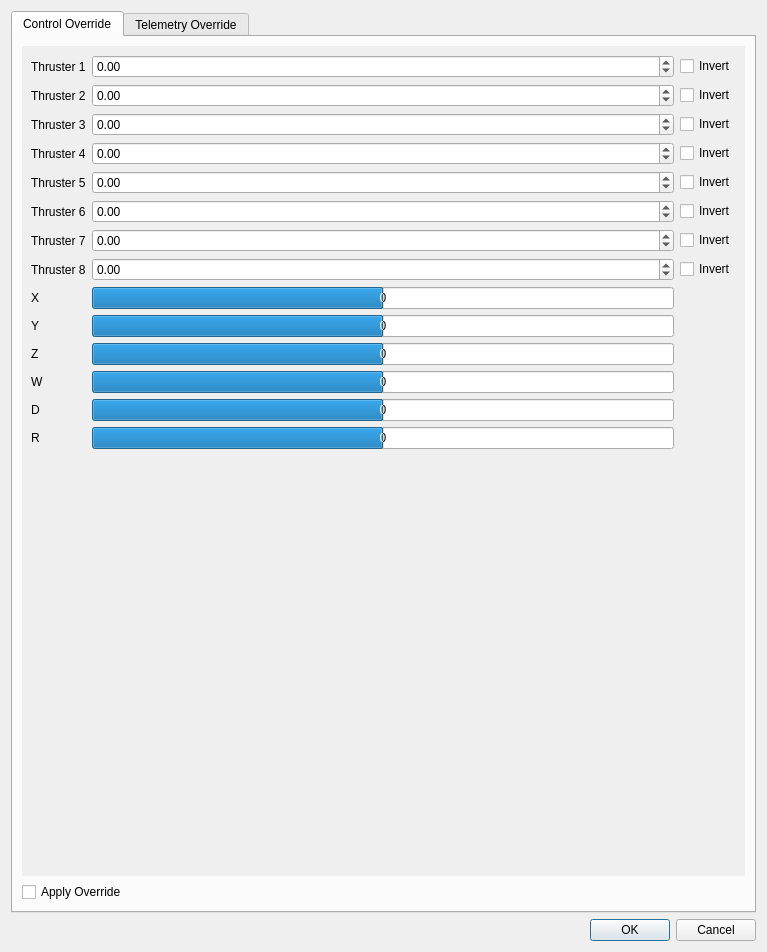
<?xml version="1.0" encoding="UTF-8"?>
<ui version="4.0">
 <class>DataParser</class>
 <widget class="QDialog" name="DataParser">
  <property name="geometry">
   <rect>
    <x>0</x>
    <y>0</y>
    <width>767</width>
    <height>952</height>
   </rect>
  </property>
  <property name="windowTitle">
   <string>Dialog</string>
  </property>
  <layout class="QGridLayout" name="gridLayout">
   <item row="2" column="0">
    <widget class="QDialogButtonBox" name="buttonBox">
     <property name="orientation">
      <enum>Qt::Horizontal</enum>
     </property>
     <property name="standardButtons">
      <set>QDialogButtonBox::Cancel|QDialogButtonBox::Ok</set>
     </property>
    </widget>
   </item>
   <item row="0" column="0">
    <widget class="QTabWidget" name="tabWidget">
     <property name="currentIndex">
      <number>0</number>
     </property>
     <widget class="QWidget" name="tab">
      <attribute name="title">
       <string>Control Override</string>
      </attribute>
      <layout class="QGridLayout" name="gridLayout_3">
       <item row="13" column="0">
        <widget class="QScrollArea" name="scrollArea">
         <property name="frameShape">
          <enum>QFrame::NoFrame</enum>
         </property>
         <property name="frameShadow">
          <enum>QFrame::Plain</enum>
         </property>
         <property name="widgetResizable">
          <bool>true</bool>
         </property>
         <widget class="QWidget" name="scrollAreaWidgetContents">
          <property name="geometry">
           <rect>
            <x>0</x>
            <y>0</y>
            <width>735</width>
            <height>823</height>
           </rect>
          </property>
          <layout class="QGridLayout" name="gridLayout_4">
           <item row="12" column="0">
            <widget class="QLabel" name="labelD">
             <property name="text">
              <string>D</string>
             </property>
            </widget>
           </item>
           <item row="9" column="0">
            <widget class="QLabel" name="labelY">
             <property name="text">
              <string>Y</string>
             </property>
            </widget>
           </item>
           <item row="9" column="1">
            <widget class="QProgressBar" name="progressBarY">
             <property name="minimum">
              <number>-100</number>
             </property>
             <property name="value">
              <number>0</number>
             </property>
             <property name="format">
              <string>%v</string>
             </property>
            </widget>
           </item>
           <item row="7" column="0">
            <widget class="QLabel" name="thrusterLabel8">
             <property name="text">
              <string>Thruster 8</string>
             </property>
            </widget>
           </item>
           <item row="4" column="2">
            <widget class="QCheckBox" name="thrusterInvert5">
             <property name="text">
              <string>Invert</string>
             </property>
            </widget>
           </item>
           <item row="1" column="0">
            <widget class="QLabel" name="thrusterLabel2">
             <property name="text">
              <string>Thruster 2</string>
             </property>
            </widget>
           </item>
           <item row="3" column="1">
            <widget class="QDoubleSpinBox" name="thrusterSpinbox4">
             <property name="correctionMode">
              <enum>QAbstractSpinBox::CorrectToNearestValue</enum>
             </property>
             <property name="minimum">
              <double>-100.000000000000000</double>
             </property>
             <property name="maximum">
              <double>100.000000000000000</double>
             </property>
            </widget>
           </item>
           <item row="2" column="2">
            <widget class="QCheckBox" name="thrusterInvert3">
             <property name="text">
              <string>Invert</string>
             </property>
            </widget>
           </item>
           <item row="13" column="1">
            <widget class="QProgressBar" name="progressBarR">
             <property name="minimum">
              <number>-100</number>
             </property>
             <property name="value">
              <number>0</number>
             </property>
             <property name="format">
              <string>%v</string>
             </property>
            </widget>
           </item>
           <item row="5" column="2">
            <widget class="QCheckBox" name="thrusterInvert6">
             <property name="text">
              <string>Invert</string>
             </property>
            </widget>
           </item>
           <item row="6" column="2">
            <widget class="QCheckBox" name="thrusterInvert7">
             <property name="text">
              <string>Invert</string>
             </property>
            </widget>
           </item>
           <item row="3" column="0">
            <widget class="QLabel" name="thrusterLabel4">
             <property name="text">
              <string>Thruster 4</string>
             </property>
            </widget>
           </item>
           <item row="2" column="0">
            <widget class="QLabel" name="thrusterLabel3">
             <property name="text">
              <string>Thruster 3</string>
             </property>
            </widget>
           </item>
           <item row="4" column="0">
            <widget class="QLabel" name="thrusterLabel5">
             <property name="text">
              <string>Thruster 5</string>
             </property>
            </widget>
           </item>
           <item row="4" column="1">
            <widget class="QDoubleSpinBox" name="thrusterSpinbox5">
             <property name="correctionMode">
              <enum>QAbstractSpinBox::CorrectToNearestValue</enum>
             </property>
             <property name="minimum">
              <double>-100.000000000000000</double>
             </property>
             <property name="maximum">
              <double>100.000000000000000</double>
             </property>
            </widget>
           </item>
           <item row="11" column="0">
            <widget class="QLabel" name="labelW">
             <property name="text">
              <string>W</string>
             </property>
            </widget>
           </item>
           <item row="7" column="2">
            <widget class="QCheckBox" name="thrusterInvert8">
             <property name="text">
              <string>Invert</string>
             </property>
            </widget>
           </item>
           <item row="14" column="0">
            <spacer name="verticalSpacer">
             <property name="orientation">
              <enum>Qt::Vertical</enum>
             </property>
             <property name="sizeHint" stdset="0">
              <size>
               <width>20</width>
               <height>40</height>
              </size>
             </property>
            </spacer>
           </item>
           <item row="1" column="2">
            <widget class="QCheckBox" name="thrusterInvert2">
             <property name="text">
              <string>Invert</string>
             </property>
            </widget>
           </item>
           <item row="0" column="0">
            <widget class="QLabel" name="thrusterLabel1">
             <property name="text">
              <string>Thruster 1</string>
             </property>
            </widget>
           </item>
           <item row="7" column="1">
            <widget class="QDoubleSpinBox" name="thrusterSpinbox8">
             <property name="correctionMode">
              <enum>QAbstractSpinBox::CorrectToNearestValue</enum>
             </property>
             <property name="minimum">
              <double>-100.000000000000000</double>
             </property>
             <property name="maximum">
              <double>100.000000000000000</double>
             </property>
            </widget>
           </item>
           <item row="8" column="0">
            <widget class="QLabel" name="labelX">
             <property name="text">
              <string>X</string>
             </property>
            </widget>
           </item>
           <item row="5" column="0">
            <widget class="QLabel" name="thrusterLabel6">
             <property name="text">
              <string>Thruster 6</string>
             </property>
            </widget>
           </item>
           <item row="6" column="1">
            <widget class="QDoubleSpinBox" name="thrusterSpinbox7">
             <property name="correctionMode">
              <enum>QAbstractSpinBox::CorrectToNearestValue</enum>
             </property>
             <property name="minimum">
              <double>-100.000000000000000</double>
             </property>
             <property name="maximum">
              <double>100.000000000000000</double>
             </property>
            </widget>
           </item>
           <item row="8" column="1">
            <widget class="QProgressBar" name="progressBarX">
             <property name="minimum">
              <number>-100</number>
             </property>
             <property name="value">
              <number>0</number>
             </property>
             <property name="format">
              <string>%v</string>
             </property>
            </widget>
           </item>
           <item row="3" column="2">
            <widget class="QCheckBox" name="thrusterInvert4">
             <property name="text">
              <string>Invert</string>
             </property>
            </widget>
           </item>
           <item row="0" column="1">
            <widget class="QDoubleSpinBox" name="thrusterSpinbox1">
             <property name="correctionMode">
              <enum>QAbstractSpinBox::CorrectToNearestValue</enum>
             </property>
             <property name="minimum">
              <double>-100.000000000000000</double>
             </property>
             <property name="maximum">
              <double>100.000000000000000</double>
             </property>
            </widget>
           </item>
           <item row="13" column="0">
            <widget class="QLabel" name="labelR">
             <property name="text">
              <string>R</string>
             </property>
            </widget>
           </item>
           <item row="5" column="1">
            <widget class="QDoubleSpinBox" name="thrusterSpinbox6">
             <property name="correctionMode">
              <enum>QAbstractSpinBox::CorrectToNearestValue</enum>
             </property>
             <property name="minimum">
              <double>-100.000000000000000</double>
             </property>
             <property name="maximum">
              <double>100.000000000000000</double>
             </property>
            </widget>
           </item>
           <item row="10" column="1">
            <widget class="QProgressBar" name="progressBarZ">
             <property name="minimum">
              <number>-100</number>
             </property>
             <property name="value">
              <number>0</number>
             </property>
             <property name="format">
              <string>%v</string>
             </property>
            </widget>
           </item>
           <item row="10" column="0">
            <widget class="QLabel" name="labelZ">
             <property name="text">
              <string>Z</string>
             </property>
            </widget>
           </item>
           <item row="0" column="2">
            <widget class="QCheckBox" name="thrusterInvert1">
             <property name="text">
              <string>Invert</string>
             </property>
            </widget>
           </item>
           <item row="2" column="1">
            <widget class="QDoubleSpinBox" name="thrusterSpinbox3">
             <property name="correctionMode">
              <enum>QAbstractSpinBox::CorrectToNearestValue</enum>
             </property>
             <property name="minimum">
              <double>-100.000000000000000</double>
             </property>
             <property name="maximum">
              <double>100.000000000000000</double>
             </property>
            </widget>
           </item>
           <item row="11" column="1">
            <widget class="QProgressBar" name="progressBarW">
             <property name="minimum">
              <number>-100</number>
             </property>
             <property name="value">
              <number>0</number>
             </property>
             <property name="format">
              <string>%v</string>
             </property>
            </widget>
           </item>
           <item row="6" column="0">
            <widget class="QLabel" name="thrusterLabel7">
             <property name="text">
              <string>Thruster 7</string>
             </property>
            </widget>
           </item>
           <item row="1" column="1">
            <widget class="QDoubleSpinBox" name="thrusterSpinbox2">
             <property name="correctionMode">
              <enum>QAbstractSpinBox::CorrectToNearestValue</enum>
             </property>
             <property name="minimum">
              <double>-100.000000000000000</double>
             </property>
             <property name="maximum">
              <double>100.000000000000000</double>
             </property>
            </widget>
           </item>
           <item row="12" column="1">
            <widget class="QProgressBar" name="progressBarD">
             <property name="minimum">
              <number>-100</number>
             </property>
             <property name="value">
              <number>0</number>
             </property>
             <property name="format">
              <string>%v</string>
             </property>
            </widget>
           </item>
          </layout>
         </widget>
        </widget>
       </item>
       <item row="14" column="0">
        <widget class="QCheckBox" name="overrideControl">
         <property name="text">
          <string>Apply Override</string>
         </property>
        </widget>
       </item>
      </layout>
     </widget>
     <widget class="QWidget" name="tab_2">
      <attribute name="title">
       <string>Telemetry Override</string>
      </attribute>
      <layout class="QGridLayout" name="gridLayout_2">
       <item row="0" column="0">
        <widget class="QScrollArea" name="scrollArea_2">
         <property name="frameShape">
          <enum>QFrame::NoFrame</enum>
         </property>
         <property name="widgetResizable">
          <bool>true</bool>
         </property>
         <widget class="QWidget" name="scrollAreaWidgetContents_2">
          <property name="geometry">
           <rect>
            <x>0</x>
            <y>0</y>
            <width>735</width>
            <height>823</height>
           </rect>
          </property>
          <layout class="QGridLayout" name="gridLayout_5">
           <item row="1" column="0">
            <widget class="QLabel" name="yaw">
             <property name="text">
              <string>Yaw</string>
             </property>
            </widget>
           </item>
           <item row="0" column="0">
            <widget class="QLabel" name="depth">
             <property name="text">
              <string>Depth</string>
             </property>
            </widget>
           </item>
           <item row="3" column="1">
            <widget class="QDoubleSpinBox" name="pitchSB">
             <property name="minimum">
              <double>-180.000000000000000</double>
             </property>
             <property name="maximum">
              <double>180.000000000000000</double>
             </property>
            </widget>
           </item>
           <item row="2" column="1">
            <widget class="QDoubleSpinBox" name="rollSB">
             <property name="minimum">
              <double>-180.000000000000000</double>
             </property>
             <property name="maximum">
              <double>180.000000000000000</double>
             </property>
            </widget>
           </item>
           <item row="5" column="0">
            <widget class="QLabel" name="volt">
             <property name="text">
              <string>Volt</string>
             </property>
            </widget>
           </item>
           <item row="5" column="1">
            <widget class="QDoubleSpinBox" name="voltSB">
             <property name="maximum">
              <double>25.000000000000000</double>
             </property>
            </widget>
           </item>
           <item row="0" column="1">
            <widget class="QDoubleSpinBox" name="depthSB">
             <property name="correctionMode">
              <enum>QAbstractSpinBox::CorrectToNearestValue</enum>
             </property>
             <property name="maximum">
              <double>4.000000000000000</double>
             </property>
            </widget>
           </item>
           <item row="1" column="1">
            <widget class="QDoubleSpinBox" name="yawSB">
             <property name="minimum">
              <double>-180.000000000000000</double>
             </property>
             <property name="maximum">
              <double>180.000000000000000</double>
             </property>
            </widget>
           </item>
           <item row="3" column="0">
            <widget class="QLabel" name="pitch">
             <property name="text">
              <string>Pitch</string>
             </property>
            </widget>
           </item>
           <item row="4" column="0">
            <widget class="QLabel" name="cur">
             <property name="text">
              <string>Amp</string>
             </property>
            </widget>
           </item>
           <item row="4" column="1">
            <widget class="QDoubleSpinBox" name="curSB">
             <property name="maximum">
              <double>40.000000000000000</double>
             </property>
            </widget>
           </item>
           <item row="2" column="0">
            <widget class="QLabel" name="roll">
             <property name="text">
              <string>Roll</string>
             </property>
            </widget>
           </item>
           <item row="6" column="0">
            <spacer name="verticalSpacer_2">
             <property name="orientation">
              <enum>Qt::Vertical</enum>
             </property>
             <property name="sizeHint" stdset="0">
              <size>
               <width>20</width>
               <height>40</height>
              </size>
             </property>
            </spacer>
           </item>
          </layout>
         </widget>
        </widget>
       </item>
       <item row="1" column="0">
        <widget class="QCheckBox" name="overrideTelemetry">
         <property name="text">
          <string>Apply Override</string>
         </property>
        </widget>
       </item>
      </layout>
     </widget>
    </widget>
   </item>
  </layout>
 </widget>
 <resources/>
 <connections>
  <connection>
   <sender>buttonBox</sender>
   <signal>accepted()</signal>
   <receiver>DataParser</receiver>
   <slot>accept()</slot>
   <hints>
    <hint type="sourcelabel">
     <x>248</x>
     <y>254</y>
    </hint>
    <hint type="destinationlabel">
     <x>157</x>
     <y>274</y>
    </hint>
   </hints>
  </connection>
  <connection>
   <sender>buttonBox</sender>
   <signal>rejected()</signal>
   <receiver>DataParser</receiver>
   <slot>reject()</slot>
   <hints>
    <hint type="sourcelabel">
     <x>316</x>
     <y>260</y>
    </hint>
    <hint type="destinationlabel">
     <x>286</x>
     <y>274</y>
    </hint>
   </hints>
  </connection>
 </connections>
</ui>
